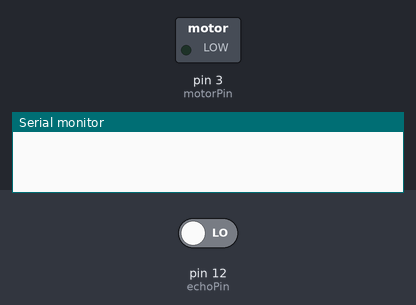
The sketch below on a simulated Arduino Uno, built with avr-gcc and run on an emulated ATmega328P. On the bench: switched loads named in the sketch (green lamp = pin HIGH), the last lines printed to the serial monitor. Inputs (shaded band) come from the test bench; at power-on: pin 12 (echoPin) LOW. Pins used as bus, display or sensor lines are not drawn.

Above: at 0.1 s.
At 1.1 s:
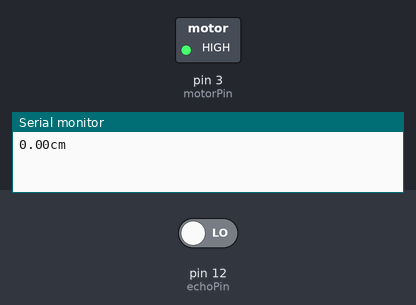
Timing chart, 0 to 2.6 s (numbered marks = the images above):
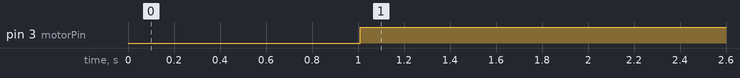

Measured:
- by itself, pin 3 (motorPin): LOW → HIGH at 1.0 s

The sketch:

______.ino
```cpp
int motorPin = 3;
int echoPin = 12;
int trigPin = 13;

void setup() {
	Serial.begin(9600);
  pinMode(motorPin, OUTPUT);
	pinMode(trigPin, OUTPUT);
	pinMode(echoPin, INPUT);
}
void loop() {
	float duration, distance;

	digitalWrite(trigPin, HIGH);
	delay(10);
	digitalWrite(trigPin, LOW);

	duration = pulseIn(echoPin, HIGH);
	distance = duration*34000/1000000/2;/*아두이노 초음파 센서 속도? 340m/s  거리를 구하려면 속력*시간이니까 */

  if(distance<=10){
    analogWrite(motorPin, 255);
  }
  else{
   analogWrite(motorPin, 0);
  }

	Serial.print(distance);
	Serial.println("cm");
	delay(500);
}
```
